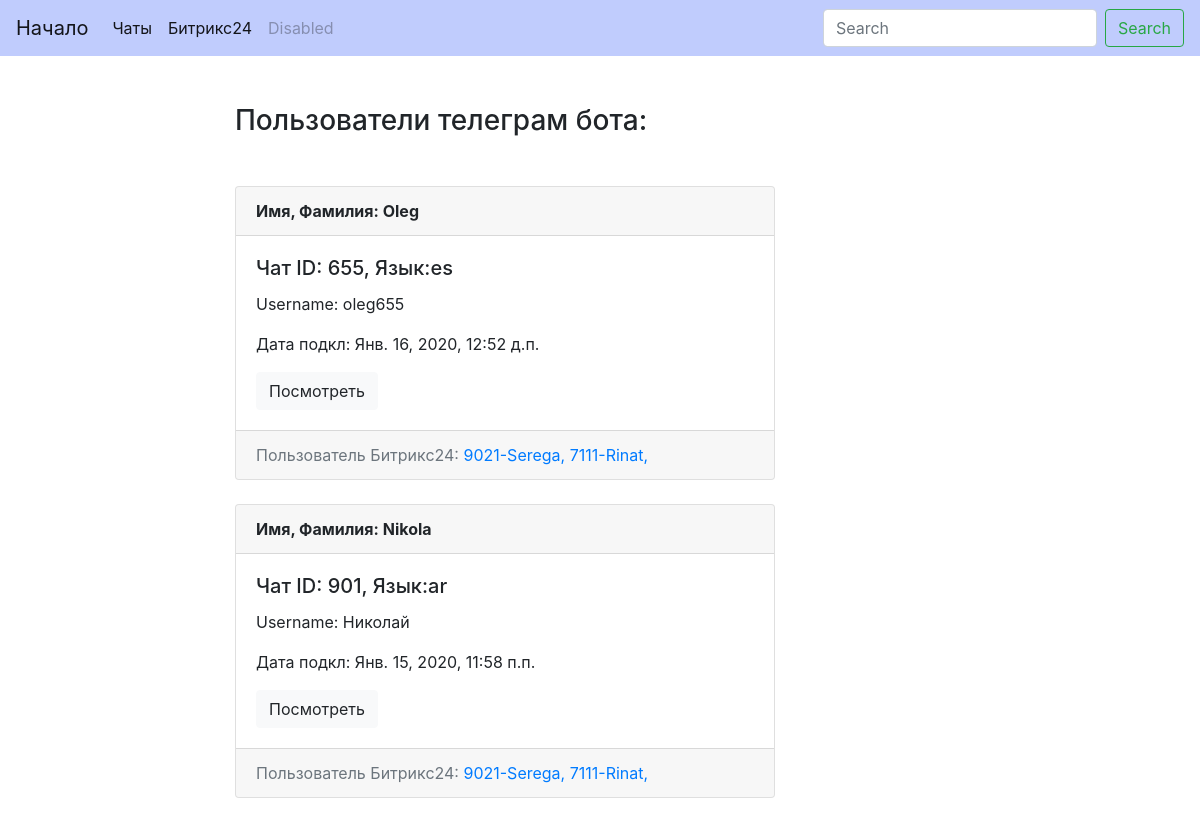
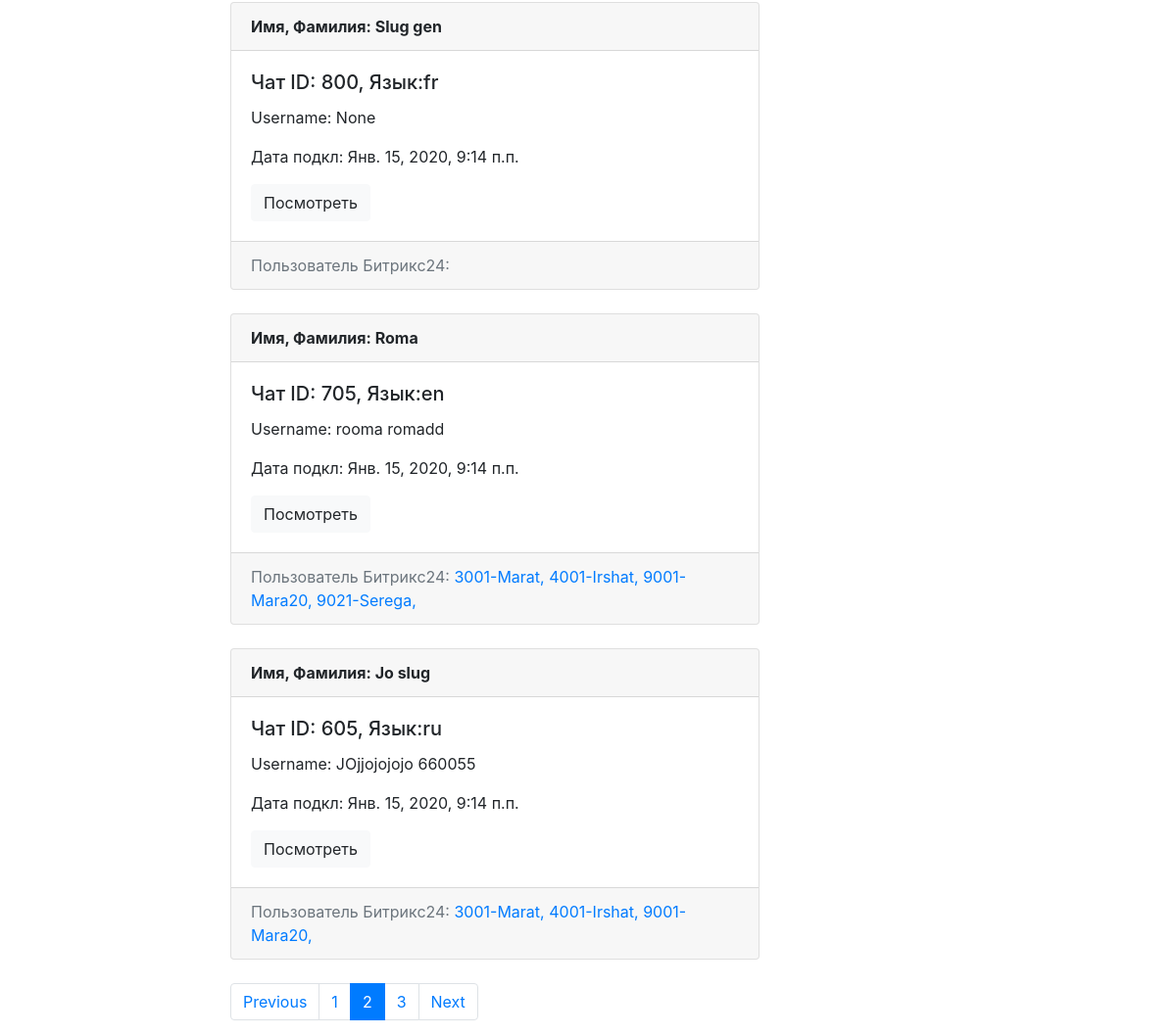
/bitr24/?page=2, run on the app's committed database (2 pictures, top to bottom).
### bitr24/models.py (models this page shows, shortened)
class Chat(models.Model):
    chat_id = models.IntegerField(default=1, verbose_name='Чат ID', unique=True)
    first_name = models.CharField(max_length=100, verbose_name='Имя пользователя', db_index=True)
    slug = models.SlugField(max_length=100, blank=True, unique=True, verbose_name='Слаг(Slug)')
    username = models.CharField(max_length=100, null=True, blank=True, verbose_name='Пользователь')
    lang_code = models.CharField(max_length=2, verbose_name='Язык')
    bitrs = models.ManyToManyField('Bitr', blank=True, related_name='chats')
    date_chat = models.DateTimeField(auto_now_add=True, db_index=True, verbose_name='Дата подкл.к боту')
    def get_absolute_url(self):
        return reverse('chat_detail_url', kwargs={'slug': self.slug})
    class Meta:
        verbose_name_plural = 'Чаты телеграм бота'
        verbose_name = 'Чат'
        ordering = ['-date_chat']

class Bitr(models.Model):
    bx24_id = models.IntegerField(default=0, verbose_name='ID пользователя Б24', unique=True)
    bx24_name = models.CharField(default='', max_length=100, verbose_name='Имя в Битрикс24', db_index=True)
    slug = models.SlugField(max_length=100, unique=True, verbose_name='Слаг(Slug)')
    access_token = models.CharField(max_length=150, null=True, blank=True, verbose_name='Токен доступа Б24')
    refresh_token = models.CharField(max_length=150, null=True, blank=True, verbose_name='Токен обновления Б24')
    date_bx24 = models.DateTimeField(auto_now_add=True, db_index=True, verbose_name='Дата подкл. к Б24')
    def get_absolute_url(self):
        return reverse('bitr_detail_url', kwargs={'slug': self.slug})
    class Meta:
        verbose_name_plural = 'Данные Б24'
        verbose_name = 'Данные Б24'
        ordering = ['-date_bx24']

### bitr24/views.py (the view)
# urls.py: path('', chats_list, name='chats_list_url'),
def chats_list(request):
    search_query = request.GET.get('search', '')
    if search_query:
        chats = Chat.objects.filter(Q(first_name__contains=search_query) | Q(username__contains=search_query))
    else:
        chats = Chat.objects.all()
    paginator = Paginator(chats, 5)
    page_number = request.GET.get('page', 1)
    page = paginator.get_page(page_number)
    is_paginated = page.has_other_pages()
    if page.has_previous():
        prev_url = '?page={}'.format(page.previous_page_number())
    else:
        prev_url = ''
    if page.has_next():
        next_url = '?page={}'.format(page.next_page_number())
    else:
        next_url = ''
    context = {
        'page_object': page,
        'is_paginated': is_paginated,
        'prev_url': prev_url,
        'next_url': next_url
    }
    return render(request, 'bitr24/index.html', context=context)

### bitr24/templates/bitr24/index.html (shortened to what this page needs)
{% extends 'bitr24/base_bitr24.html' %}
{% block content %}
    <h3 class="mb-5">Пользователи телеграм бота:</h3>
    {% for chat in page_object.object_list %}
        {% include 'bitr24/includes/chat_card_template.html' %}
    {% endfor %}
{% endblock %}

### bitr24/templates/bitr24/includes/chat_card_template.html
<div class="card mb-4">
    <div class="card-header">
        <b>Имя, Фамилия: {{ chat.first_name }} {{ chat.last_name }}</b>
    </div>
    <div class="card-body">
        <b><h5 class="card-title">Чат ID: {{ chat.chat_id }},   Язык:{{ chat.lang_code }}</h5></b>
        <p class="card-text">Username: {{ chat.username|truncatewords:8 }}</p>
        <p class="card-text">Дата подкл: {{ chat.date_chat}}</p>
        <a href="{{ chat.get_absolute_url }}" class="btn btn-light">Посмотреть</a>
    </div>
    <div class="card-footer text-muted">
        Пользователь Битрикс24:
        {% for birt in chat.bitrs.all %}
            <a href="{{ birt.get_absolute_url }}">{{ birt.bx24_id}}-{{ birt.bx24_name }},</a>
        {% endfor %}
    </div>
</div>

### data on the page
Chat: first_name "Oleg", chat_id "655", lang_code "es", username "oleg655", date_chat "Янв. 16, 2020, 12:52 д.п."
Bitr: bx24_id "9021", bx24_name "Serega"
Bitr: bx24_id "7111", bx24_name "Rinat"
Chat: first_name "Nikola", chat_id "901", lang_code "ar", username "Николай", date_chat "Янв. 15, 2020, 11:58 п.п."
Chat: first_name "Slug gen", chat_id "800", lang_code "fr", username "None", date_chat "Янв. 15, 2020, 9:14 п.п."
Chat: first_name "Roma", chat_id "705", lang_code "en", username "rooma romadd", date_chat "Янв. 15, 2020, 9:14 п.п."
Bitr: bx24_id "3001", bx24_name "Marat"
Bitr: bx24_id "4001", bx24_name "Irshat"
Bitr: bx24_id "9001", bx24_name "Mara20"
Chat: first_name "Jo slug", chat_id "605", lang_code "ru", username "JOjjojojojo 660055", date_chat "Янв. 15, 2020, 9:14 п.п."

### other printed values
{{ n }} "1" "3"
{{ n }} "2"
